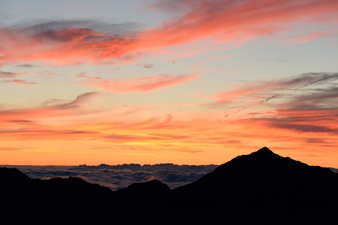
%> input picture img_01.jpg, 338 x 225 px
$ octave grayscale_and_edge_detection.m   (GNU Octave 9; MATLAB toolbox functions it lacks are replaced by stand-ins)
%> lines starting %> are read from the running program, lines starting %| are printed output that depends on the picture; in (x1, y1, x2, y2) boxes, pixels count from 0 and x2, y2 are one past the last pixel; in counts of white or black regions, pixels touching at a corner belong together; the program's own positions count from 1
original1 = imread('img_01.jpg');
%> original1 is the input picture: size 225x338x3 uint8; mean R, G, B 157.4, 116.6, 96.6
subplot(1,3,1),imshow(original1),title('Original Image')

%% grayscale
grayscale1 = im2gray(original1);
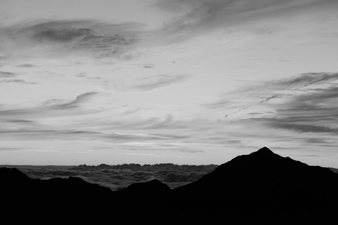
%> grayscale1: size 225x338 uint8; min 0, max 219, mean 126.5
subplot(1,3,2),imshow(grayscale1),title('GreyScale Image');

%% edge detection using roberts method
 e1 = edge(grayscale1,"roberts");
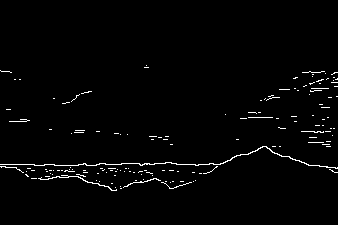
%> e1: size 225x338 logical; 1.7% white in thin lines or dots, all inside (x1, y1, x2, y2) = (0, 65, 338, 191)
 subplot(1,3,3), imshow(e1),title('Edge Detection');

$ run again, with img_02.jpg copied over img_01.jpg
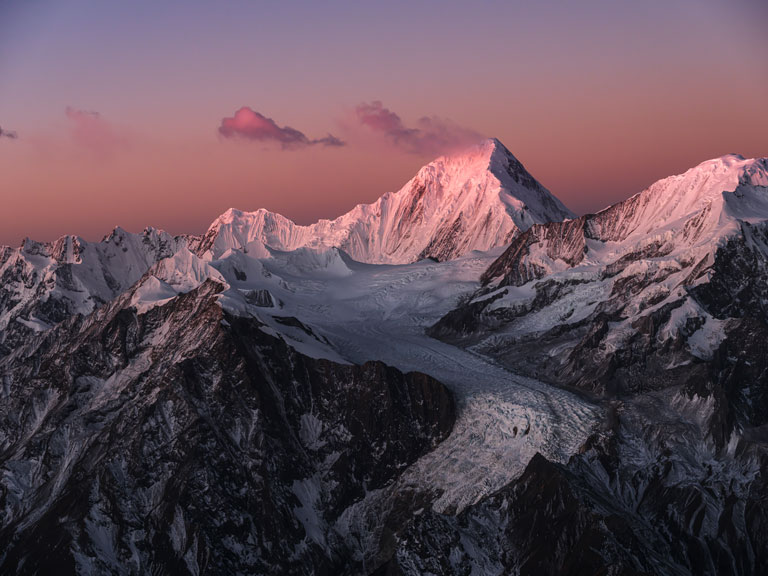
%> input picture img_02.jpg, 768 x 576 px
%> original1 is the input picture: size 576x768x3 uint8; mean R, G, B 96.8, 77, 87.4
%> `grayscale1 = im2gray(original1);`:
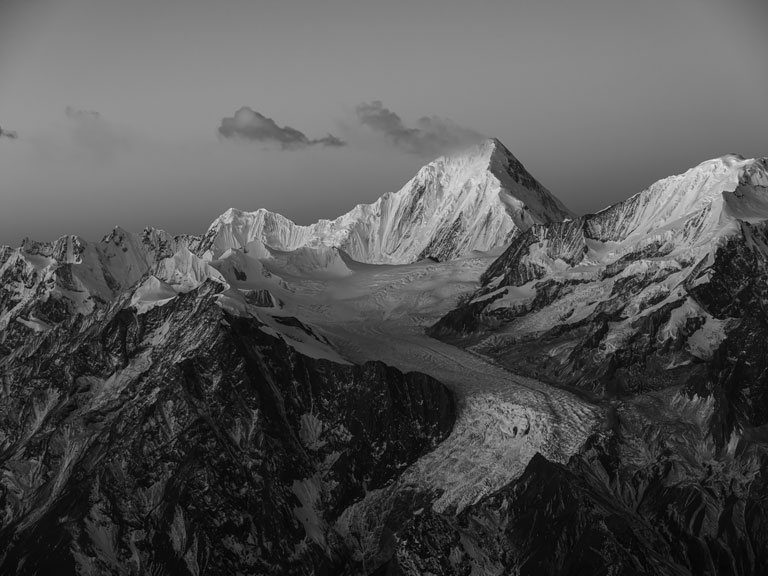
%> grayscale1: size 576x768 uint8; min 0, max 235, mean 84.1
%> `e1 = edge(grayscale1,"roberts");`:
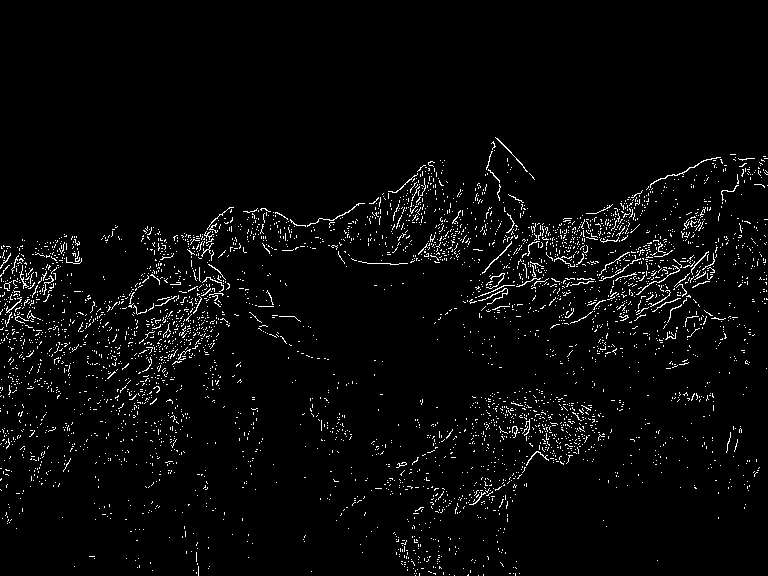
%> e1: size 576x768 logical; 3.2% white in thin lines or dots, all inside (x1, y1, x2, y2) = (0, 137, 768, 576)
